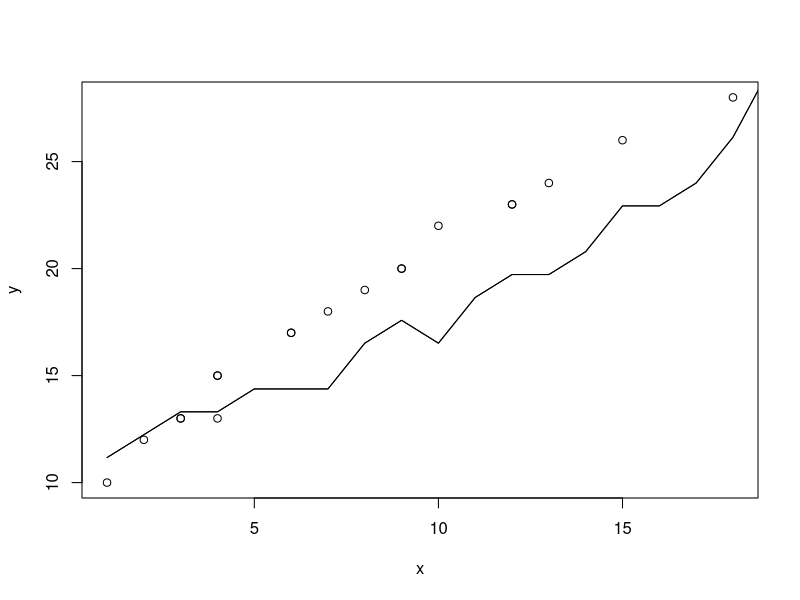

Write R code to recreate this figure.
linear <- read.csv("1.csv", header = TRUE, sep = ",")
x <- linear$experience
y <- linear$publications
m_x <-mean(x); m_y <- mean(y)

num = sum((x-m_x)*(y-m_y))
den = sum((x-m_x)^2)

b1 = num/den 
b0 = m_y- b1*m_x

linear$pred = b0 +b1*x

rss = sum((y-linear$pred)^2)
tss = sum((y-m_y)^2)

rse = sqrt(rss/nrow(linear)-2)
se = 1-(rss/tss)

fit <- lm(y~x, linear)
summary(fit)

linear$predicted = predict(fit, data.frame(x=c(x)))

plot(x,y)
lines(linear$pred)
lines(linear$predicted)